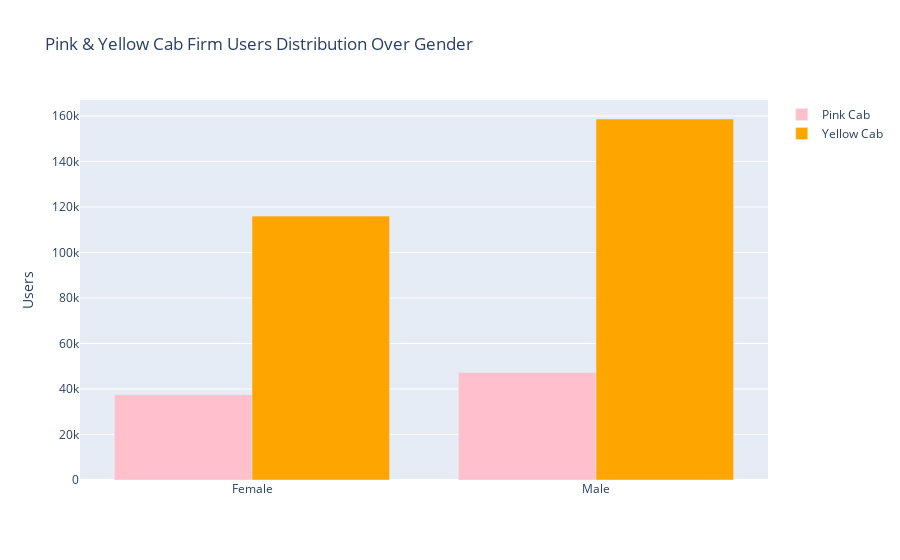

Source (notebook cell):
### Markdown cell above
As seen from this Pie Chart; In the distribution of users by gender, there is an approximate 3 to 2 ratio for men and women

### Code cell
data3_1 = MasterData[MasterData["Company"] == "Pink Cab"].groupby("Gender").count()
data3_2 = MasterData[MasterData["Company"] == "Yellow Cab"].groupby("Gender").count()

fig = go.Figure()
fig.add_trace(go.Bar(
                    x=data3_1.index,
                    y=data3_1['Users'],
                    name='Pink Cab',
                    marker_color='pink' 
                    ))            
fig.add_trace(go.Bar(
                    x=data3_2.index,
                    y=data3_2['Users'],
                    name='Yellow Cab',
                    marker_color='orange'
                    ))
fig.update_layout(
    yaxis_title="Users",
    title="Pink & Yellow Cab Firm Users Distribution Over Gender" )

### Figure 1 — Plotly figure (JSON) as saved in the notebook; plotly's stock layout.template omitted (floating-point values rounded to 4 significant figures)
{"data": [{"marker": {"color": "pink"}, "name": "Pink Cab", "type": "bar", "x": ["Female", "Male"], "y": [37480, 47231]}, {"marker": {"color": "orange"}, "name": "Yellow Cab", "type": "bar", "x": ["Female", "Male"], "y": [116000, 158681]}], "layout": {"title": {"text": "Pink & Yellow Cab Firm Users Distribution Over Gender"}, "yaxis": {"title": {"text": "Users"}}}}
